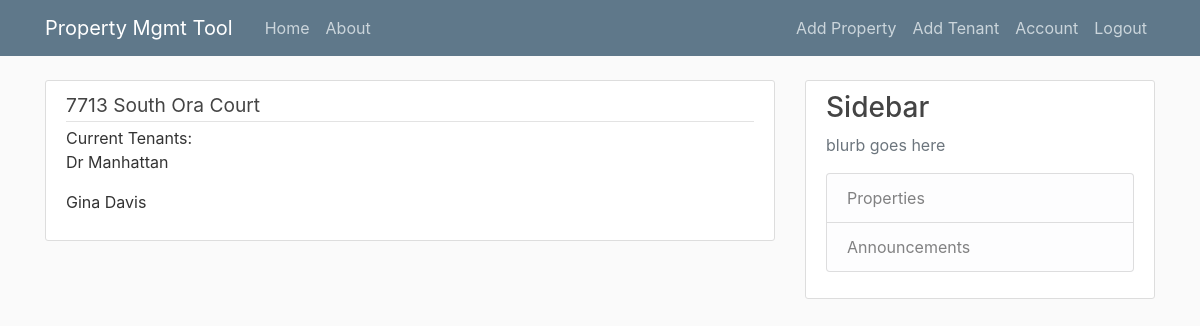
/property/1 (signed in), run on the app's committed database.
### flaskblog/models.py (models this page shows, shortened)
class Properties( db.Model ):
    property_id = db.Column( db.Integer, primary_key=True )
    address = db.Column( db.String, nullable = False )
    apartment = db.Column( db.String, nullable=False )
    user_id = db.Column(db.Integer, db.ForeignKey('user.id'), nullable=False)
    tenants = db.relationship( 'Tenant', backref='prop_id', lazy=True )

class Tenant( db.Model ):
    id = db.Column( db.Integer, primary_key=True ) # PRIMARY_KEY
    first_name = db.Column( db.String, nullable=False )
    last_name = db.Column( db.String, nullable=False )
    email = db.Column( db.String, unique=True, nullable=False )
    deposit = db.Column( db.Integer, nullable=False )
    moveIn_date = db.Column( db.DateTime, default=datetime.utcnow, nullable=False )
    phone_number = db.Column( db.Integer, nullable = False )
    property_address = db.Column( db.Integer, db.ForeignKey( 'properties.property_id' ), nullable=False )
    user_id = db.Column(db.Integer, db.ForeignKey('user.id'), nullable=False)

### flaskblog/routes.py (the view)
@app.route("/property/<int:prop_id>")
@login_required
def property_detail( prop_id ):
    home = Properties.query.get_or_404( prop_id )
    roommates = Tenant.query.all()
    return render_template( 'property_detail.html', title=home.address, home = home, roommates = roommates )

### flaskblog/models.py (called while the page is built)
@login_manager.user_loader
def load_user( user_id ):
    return User.query.get( int( user_id ))

### flaskblog/templates/property_detail.html
{% extends "layout.html" %}
{% block content %}
      <article class="media content-section">
         <div class="media-body">
            <div class="article-metadata">
               <big class="article-title">{{ home.address }}</big>
            </div>
            {% print( 'Current Tenants: \n' ) %}
            {% for r in roommates %}
                {% if home.property_id == r.property_address %}
                <p>{{ r.first_name + " " + r.last_name }}</p>
                {% endif %}
            {% endfor %}
         </div>
      </article>
{% endblock content %}

### flaskblog/static/main.css (style rules this page uses)
body { background: #fafafa; color: #333333; margin-top: 5rem; }
.content-section { background: #ffffff; padding: 10px 20px; border: 1px solid #dddddd; border-radius: 3px; margin-bottom: 20px; }
.article-title { color: #444444; }
.article-metadata { padding-bottom: 1px; margin-bottom: 4px; border-bottom: 1px solid #e3e3e3 }

### data on the page
Properties: address "7713 South Ora Court"
Tenant: first_name+last_name "Dr Manhattan"
Tenant: first_name+last_name "Gina Davis"

### other printed values
{{ print( 'Current Tenants: \n' ) }} "Current Tenants:"
